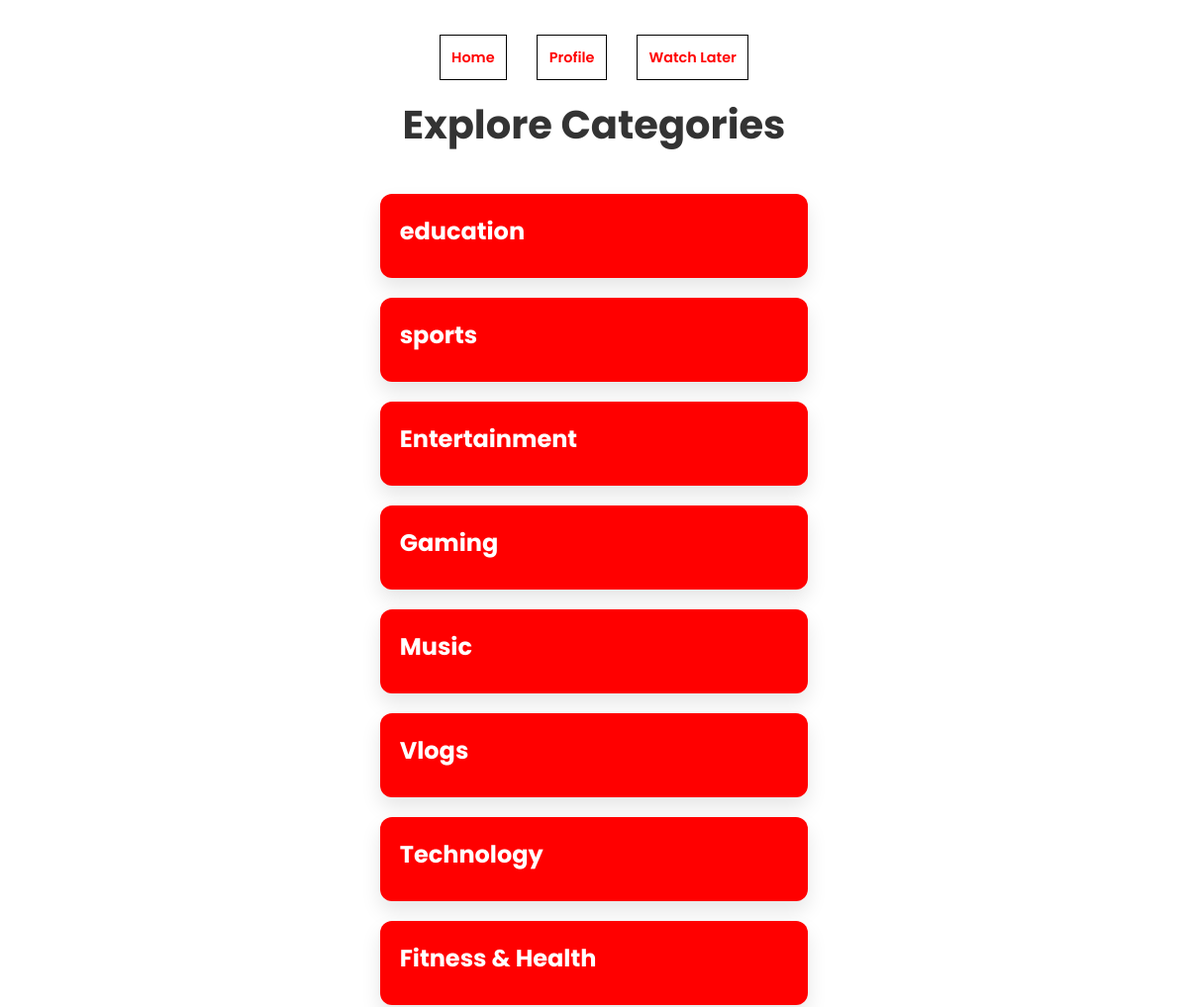
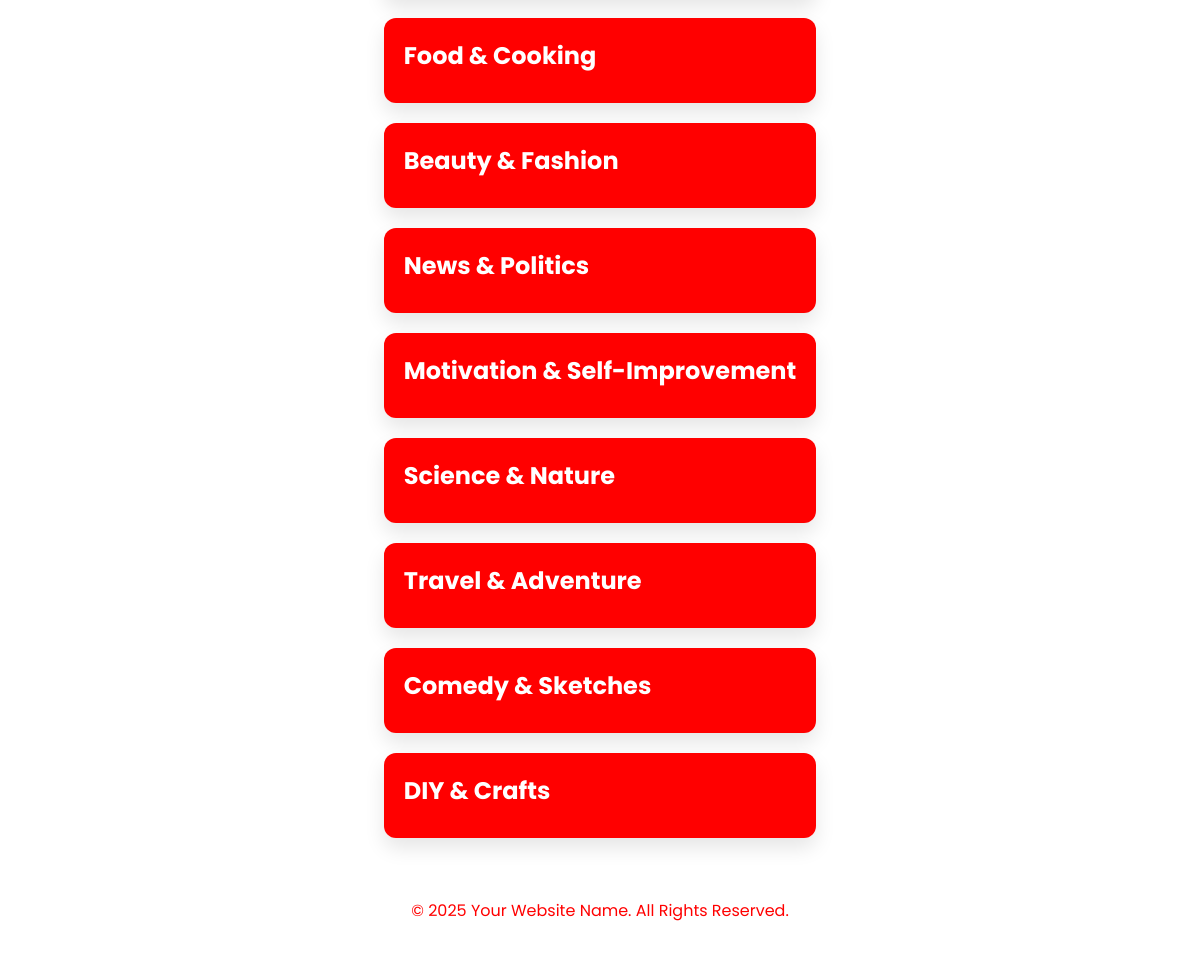
The page /category on the database its author committed (2 pictures, top to bottom).
### video_app/models.py (models this page shows, shortened)
class category(models.Model):
    name=models.CharField(max_length=30)

### video_app/views.py (the view)
# urls.py: path("category",category_list,name="category"),
def category_list(request):
    cid=category.objects.all()
    context={
        'cid':cid
    }
    return render(request,'category.html',context)

### video_app/templates/category.html (shortened to what this page needs)
<!DOCTYPE html>
<html lang="en">
<head>
</head>
<body>
    <nav class="navbar">
        <a href="{% url 'index' %}">Home</a>
        <a href="{% url 'profile' %}">Profile</a>
        <a href="{% url 'show_watch_letter' %}">Watch Later</a>
    </nav>
    <div class="container">
        <div class="header">
            <h1>Explore Categories</h1>
        </div>
        <div class="categories">
            {% for i in cid %}
            <div class="category-card">
                <div class="content">
                    <a href="{% url 'display_category' i.id %}"><h3>{{i.name}}</h3></a>
                </div>
            </div>
            {% endfor %}
        </div>
    </div>
    <footer class="footer">
        <p>&copy; 2025 Your Website Name. All Rights Reserved.</p>
    </footer>
</body>
</html>

### video_app/templates/category.html (style rules this page uses)
* { margin: 0; padding: 0; box-sizing: border-box; }
body { font-family: 'Poppins', sans-serif; background-color: white; padding: 20px; display: flex; flex-direction: column; min-height: 100vh; }
.container { max-width: 1200px; margin: 0 auto; flex: 1; }
.navbar { background-color: white; padding: 15px 0; display: flex; justify-content: center; gap: 30px; }
.navbar a { text-decoration: none; color: red; font-weight: 600; font-size: 0.9rem; padding: 1%; border:1px solid black; }
.header { text-align: center; margin-bottom: 40px; }
.header h1 { font-size: 2.5rem; color: #333; }
.categories { display: grid; grid-template-columns: repeat(auto-fit, minmax(250px, 1fr)); gap: 20px; }
.category-card { background: red; color: white; border-radius: 12px; overflow: hidden; box-shadow: 0 10px 20px rgba(0, 0, 0, 0.1); transition: transform 0.3s ease-in-out; }
.category-card .content { padding: 20px; }
.category-card a { text-decoration: none; color: white; }
.category-card h3 { font-size: 1.5rem; margin-bottom: 10px; }
.footer { background-color: white; color: red; text-align: center; padding: 20px 0; margin-top: 40px; }

### rows shown on the page
category: name "education"
category: name "sports"
category: name "Entertainment"
category: name "Gaming"
category: name "Music"
category: name "Vlogs"
category: name "Technology"
category: name "Fitness & Health"
category: name "Food & Cooking"
category: name "Beauty & Fashion"
category: name "News & Politics"
category: name "Motivation & Self-Improvement"
category: name "Science & Nature"
category: name "Travel & Adventure"
category: name "Comedy & Sketches"
category: name "DIY & Crafts"
